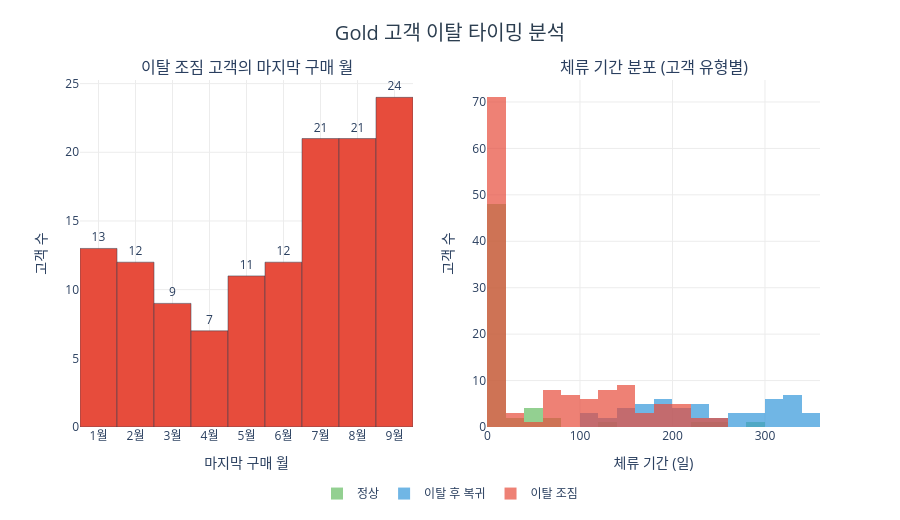

The code cell stored with this chart in its notebook:
### Code cell
month_labels = {
    1: '1월', 2: '2월', 3: '3월', 4: '4월', 5: '5월', 6: '6월',
    7: '7월', 8: '8월', 9: '9월', 10: '10월', 11: '11월', 12: '12월'
}
churn_monthly['월'] = churn_monthly['마지막구매월'].map(month_labels)

fig = make_subplots(
    rows=1, cols=2,
    subplot_titles=['이탈 조짐 고객의 마지막 구매 월', '체류 기간 분포 (고객 유형별)']
)

fig.add_trace(go.Bar(
    x=churn_monthly['월'],
    y=churn_monthly['이탈고객수'],
    marker=dict(color='#e74c3c', line=dict(color='#2c3e50', width=0.5)),
    text=churn_monthly['이탈고객수'],
    textposition='outside',
    showlegend=False
), row=1, col=1)

hist_groups = [
    (timing_data[~timing_data['이탈조짐'] & ~timing_data['복귀고객']]['체류기간'], '#66bd63', '정상'),
    (timing_data[timing_data['복귀고객']]['체류기간'], '#3498db', '이탈 후 복귀'),
    (timing_data[timing_data['이탈조짐']]['체류기간'], '#e74c3c', '이탈 조짐'),
]
for sub, color, name in hist_groups:
    fig.add_trace(go.Histogram(
        x=sub,
        name=name,
        marker_color=color,
        opacity=0.7,
        nbinsx=15
    ), row=1, col=2)

fig.update_layout(
    title=dict(
        text='Gold 고객 이탈 타이밍 분석',
        font=dict(size=20, color='#2c3e50'), x=0.5, xanchor='center'
    ),
    plot_bgcolor='white',
    height=520,
    barmode='overlay',
    margin=dict(t=80, b=60),
    legend=dict(orientation='h', yanchor='top', y=-0.15, xanchor='center', x=0.5)
)
fig.update_xaxes(gridcolor='#ececec')
fig.update_yaxes(gridcolor='#ececec')
fig.update_xaxes(title_text='마지막 구매 월', row=1, col=1)
fig.update_xaxes(title_text='체류 기간 (일)', row=1, col=2)
fig.update_yaxes(title_text='고객 수', row=1, col=1)
fig.update_yaxes(title_text='고객 수', row=1, col=2)
fig.show()

### Figure 1 — Plotly figure (JSON) as saved in the notebook; plotly's stock layout.template omitted (floating-point values rounded to 4 significant figures; data arrays with more than 128 entries replaced by an {"elided": "..."} marker saying what was removed)
{"data": [{"marker": {"color": "#e74c3c", "line": {"color": "#2c3e50", "width": 0.5}}, "showlegend": false, "text": [13.0, 12.0, 9.0, 7.0, 11.0, 12.0, 21.0, 21.0, 24.0], "textposition": "outside", "type": "bar", "x": ["1월", "2월", "3월", "4월", "5월", "6월", "7월", "8월", "9월"], "xaxis": "x", "y": [13, 12, 9, 7, 11, 12, 21, 21, 24], "yaxis": "y"}, {"marker": {"color": "#66bd63"}, "name": "정상", "nbinsx": 15, "opacity": 0.7, "type": "histogram", "x": [280, 228, 242, 137, 50, 42, 74, 6, 10, 1, 0, 0, 68, 41, 0, 3, 3, 41, 0, 29, 16, 0, 20, 0, 0, 0, 0, 1, 5, 0, 0, 7, 0, 1, 0, 0, 0, 1, 0, 0, 0, 0, 0, 0, 0, 0, 0, 0, 0, 0, 0, 0, 0, 0, 0, 1, 1, 0, 1, 0], "xaxis": "x2", "yaxis": "y2"}, {"marker": {"color": "#3498db"}, "name": "이탈 후 복귀", "nbinsx": 15, "opacity": 0.7, "type": "histogram", "x": [351, 309, 343, 307, 344, 332, 324, 260, 334, 310, 334, 309, 321, 336, 319, 323, 318, 289, 291, 233, 248, 282, 266, 259, 275, 197, 232, 223, 206, 235, 218, 167, 203, 196, 208, 194, 223, 198, 172, 173, 182, 177, 156, 177, 158, 180, 144, 137, 141, 129, 106, 112, 100], "xaxis": "x2", "yaxis": "y2"}, {"marker": {"color": "#e74c3c"}, "name": "이탈 조짐", "nbinsx": 15, "opacity": 0.7, "type": "histogram", "x": {"elided": "130 int values"}, "xaxis": "x2", "yaxis": "y2"}], "layout": {"annotations": [{"font": {"size": 16}, "showarrow": false, "text": "이탈 조짐 고객의 마지막 구매 월", "x": 0.225, "xanchor": "center", "xref": "paper", "y": 1, "yanchor": "bottom", "yref": "paper"}, {"font": {"size": 16}, "showarrow": false, "text": "체류 기간 분포 (고객 유형별)", "x": 0.775, "xanchor": "center", "xref": "paper", "y": 1, "yanchor": "bottom", "yref": "paper"}], "barmode": "overlay", "height": 520, "legend": {"orientation": "h", "x": 0.5, "xanchor": "center", "y": -0.15, "yanchor": "top"}, "margin": {"b": 60, "t": 80}, "plot_bgcolor": "white", "title": {"font": {"color": "#2c3e50", "size": 20}, "text": "Gold 고객 이탈 타이밍 분석", "x": 0.5, "xanchor": "center"}, "xaxis": {"anchor": "y", "domain": [0, 0.45], "gridcolor": "#ececec", "title": {"text": "마지막 구매 월"}}, "xaxis2": {"anchor": "y2", "domain": [0.55, 1], "gridcolor": "#ececec", "title": {"text": "체류 기간 (일)"}}, "yaxis": {"anchor": "x", "domain": [0, 1], "gridcolor": "#ececec", "title": {"text": "고객 수"}}, "yaxis2": {"anchor": "x2", "domain": [0, 1], "gridcolor": "#ececec", "title": {"text": "고객 수"}}}}
